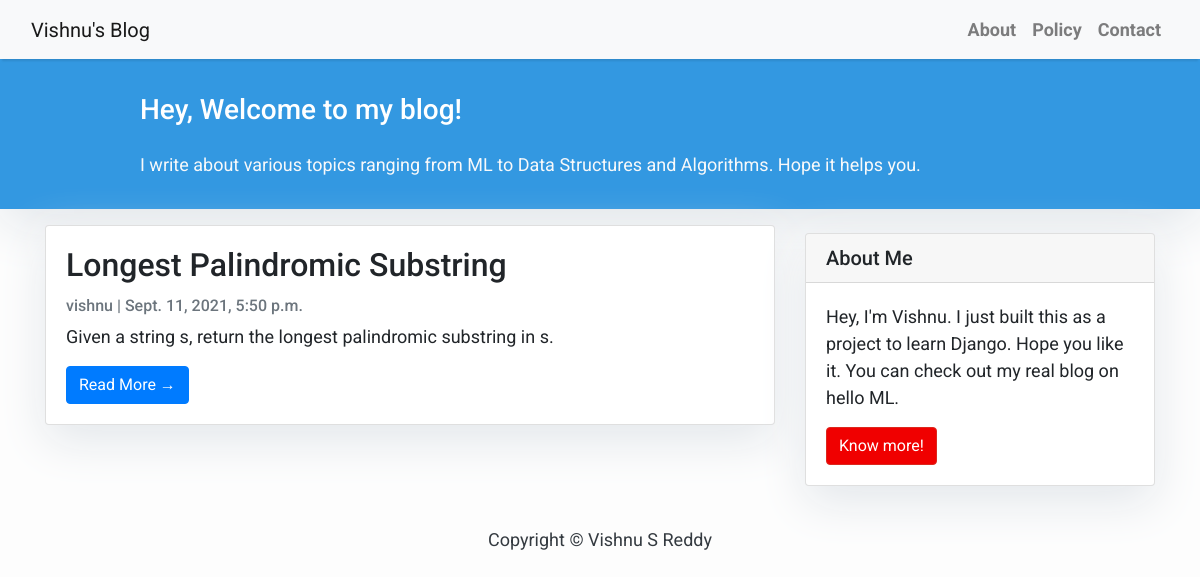
Before: / with the older database file.
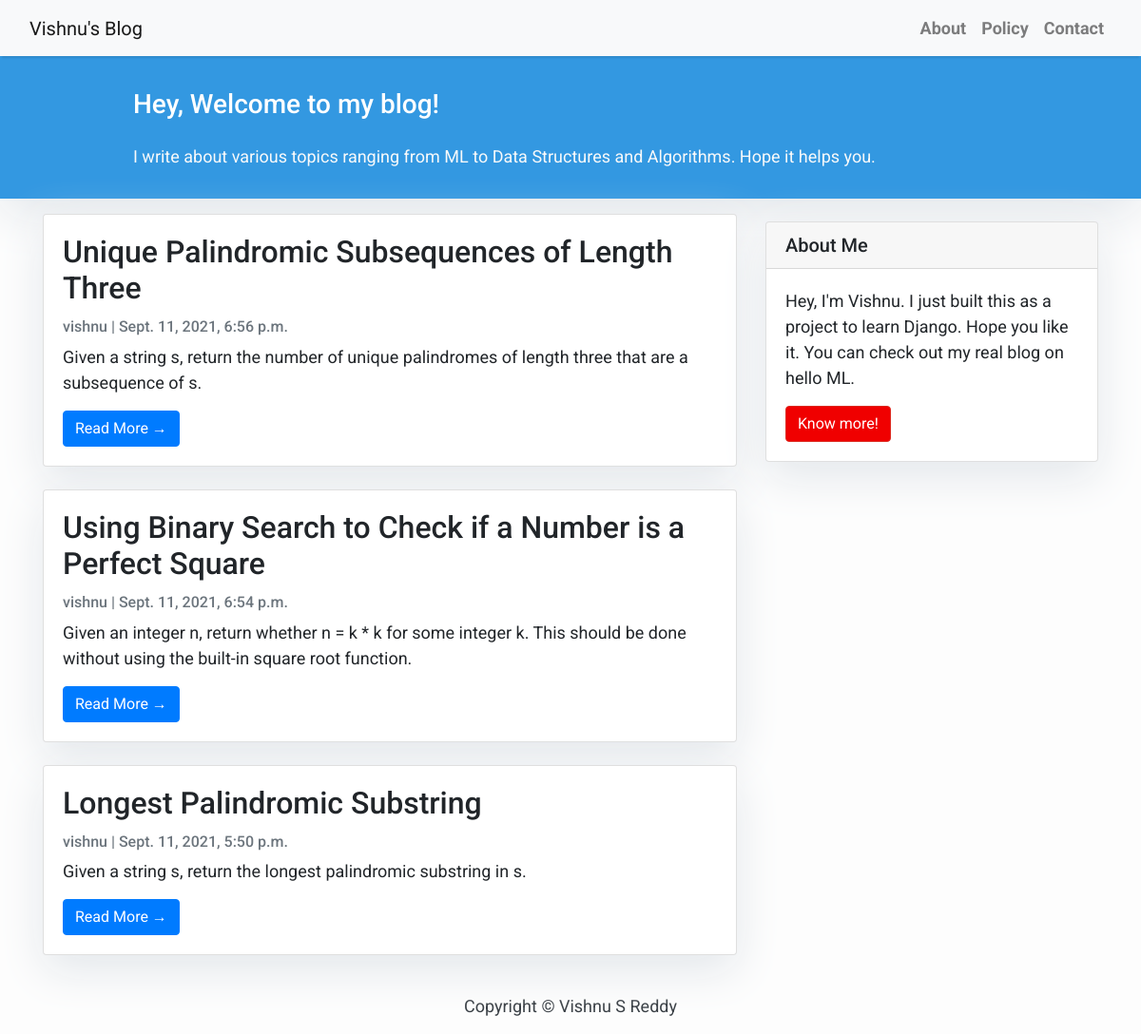
After: the same page with the newer database file.
### blogapp/models.py (models this page shows, shortened)
class Post(models.Model):
    title = models.CharField(max_length=200, unique=True)
    slug = models.SlugField(max_length=200, unique=True)
    author = models.ForeignKey(User, on_delete= models.CASCADE,related_name='blog_posts')
    updated_on = models.DateTimeField(auto_now= True)
    abstract = models.TextField()
    content = models.TextField()
    created_on = models.DateTimeField(auto_now_add=True)
    status = models.IntegerField(choices=STATUS, default=0)
    class Meta:
        ordering = ['-created_on']

### blogapp/views.py (the view)
# urls.py: path('', views.PostList.as_view(), name='home'),
class PostList(generic.ListView):
    queryset = Post.objects.filter(status=1).order_by('-created_on')
    template_name = 'index.html'

### templates/index.html (shortened to what this page needs)
{% extends "base.html" %}
{% block content %}
<header class="masthead">
    <div class="container">
        <div class="row">
            <div class=" col-md-8 col-md-10 mx-auto">
                <div class="site-heading">
                    <h3 class=" site-heading my-4 mt-3 text-white"> Hey, Welcome to my blog! </h3>
                    <p class="text-light">I write about various topics ranging from ML to Data Structures and Algorithms. Hope it helps you.
                    </p>
                </div>
            </div>
        </div>
    </div>
</header>
<div class="container">
    <div class="row">
        <div class="col-md-8 mt-3 left">
            {% for post in post_list %}
            <div class="card mb-4">
                <div class="card-body">
                    <h2 class="card-title">{{ post.title }}</h2>
                    <p class="card-text text-muted h6">{{ post.author }} | {{ post.created_on}} </p>
                    <p class="card-text">{{post.abstract }}</p>
                    <a href="{% url 'post_detail' post.slug  %}" class="btn btn-primary">Read More &rarr;</a>
                </div>
            </div>
            {% endfor %}
        </div>
        {% block sidebar %} {% include 'sidebar.html' %} {% endblock sidebar %}
    </div>
</div>
{%endblock%}

### templates/base.html (shortened to what this page needs)
<!DOCTYPE html>
<html>
<head>
    <link rel="stylesheet" href="https://maxcdn.bootstrapcdn.com/bootstrap/4.0.0/css/bootstrap.min.css"
 />
</head>
<body>
    <nav class="navbar navbar-expand-lg navbar-light bg-light shadow" id="mainNav">
        <div class="container-fluid">
            <a class="navbar-brand" href="{% url 'home' %}">Vishnu's Blog</a>
            <div class="collapse navbar-collapse" id="navbarResponsive">
                <ul class="navbar-nav ml-auto">
                    <li class="nav-item text-black">
                        <a class="nav-link text-black font-weight-bold" href="#">About</a>
                    </li>
                    <li class="nav-item text-black">
                        <a class="nav-link text-black font-weight-bold" href="#">Policy</a>
                    </li>
                    <li class="nav-item text-black">
                        <a class="nav-link text-black font-weight-bold" href="#">Contact</a>
                    </li>
                </ul>
            </div>
        </div>
    </nav>
    {% block content %}{% endblock content %}
    <footer class="py-3 bg-grey">
        <p class="m-0 text-dark text-center ">Copyright &copy; Vishnu S Reddy</p>
    </footer>
</body>
</html>

### templates/sidebar.html (shortened to what this page needs)
{% block sidebar %}
<div class="col-md-4 float-right ">
<div class="card my-4">
        <h5 class="card-header">About Me</h5>
    <div class="card-body">
        <p class="card-text">Hey, I'm Vishnu. I just built this as a project to learn Django. Hope you like it. You can check out my real blog on hello ML. </p>
        <a href="https://helloml.org"
           class="btn btn-danger">Know more!</a>
    </div>
</div>
</div>
{% endblock sidebar %}

### templates/base.html (style rules this page uses)
body { font-family: "Roboto", sans-serif; font-size: 17px; background-color: #fdfdfd; }
.shadow { box-shadow: 0 4px 2px -2px rgba(0, 0, 0, 0.1); }
.btn-danger { color: #fff; background-color: #f00000; border-color: #dc281e; }
.masthead { background: #3398E1; height: auto; padding-bottom: 15px; box-shadow: 0 16px 48px #E3E7EB; padding-top: 10px; }

### templates/index.html (style rules this page uses)
body { font-family: "Roboto", sans-serif; font-size: 18px; background-color: #fdfdfd; }
.card { box-shadow: 0 16px 48px #E3E7EB; }

### templates/sidebar.html (style rules this page uses)
.card { box-shadow: 0 16px 48px #E3E7EB; }

Changed rows visible on the page:
added Post: title "Unique Palindromic Subsequences of Length Three", author "vishnu", created_on "Sept. 11, 2021, 6:56 p.m.", abstract "Given a string s, return the number of unique palindromes of length three that are a subsequence of s."
added Post: title "Using Binary Search to Check if a Number is a Perfect Square", author "vishnu", created_on "Sept. 11, 2021, 6:54 p.m.", abstract "Given an integer n, return whether n = k * k for some integer k. This should be done without using the built-in square root function."
